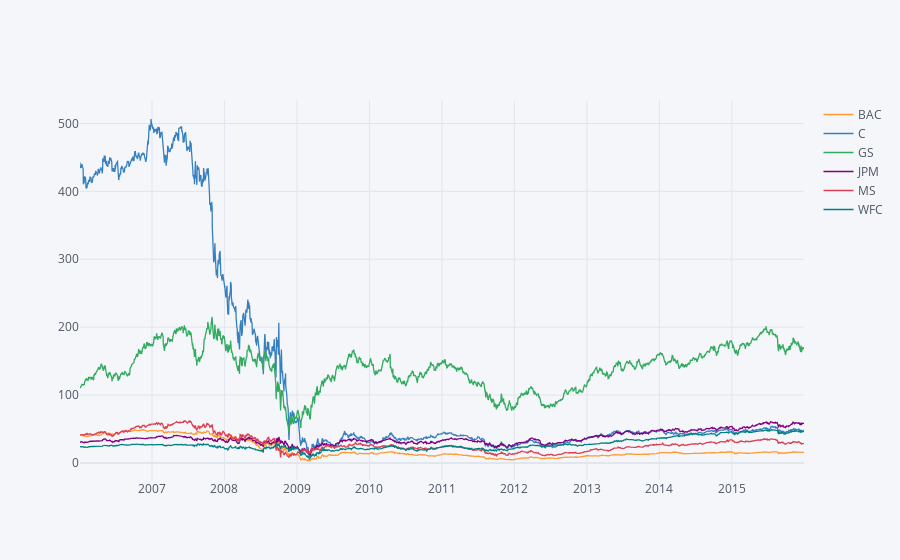

The notebook cell this image was saved under:
### Code cell
# interactive plot
bank_stocks.xs(key='Close',axis=1,level='Stock Info').iplot()

### Figure 1 — Plotly figure (JSON) as saved in the notebook; plotly's stock layout.template omitted (floating-point values rounded to 4 significant figures; data arrays with more than 128 entries replaced by an {"elided": "..."} marker saying what was removed)
{"data": [{"line": {"color": "rgba(255, 153, 51, 1.0)", "dash": "solid", "shape": "linear", "width": 1.3}, "mode": "lines", "name": "BAC", "text": "", "type": "scatter", "x": {"elided": "2517 str values"}, "y": {"elided": "2517 float values"}}, {"line": {"color": "rgba(55, 128, 191, 1.0)", "dash": "solid", "shape": "linear", "width": 1.3}, "mode": "lines", "name": "C", "text": "", "type": "scatter", "x": {"elided": "2517 str values"}, "y": {"elided": "2517 float values"}}, {"line": {"color": "rgba(50, 171, 96, 1.0)", "dash": "solid", "shape": "linear", "width": 1.3}, "mode": "lines", "name": "GS", "text": "", "type": "scatter", "x": {"elided": "2517 str values"}, "y": {"elided": "2517 float values"}}, {"line": {"color": "rgba(128, 0, 128, 1.0)", "dash": "solid", "shape": "linear", "width": 1.3}, "mode": "lines", "name": "JPM", "text": "", "type": "scatter", "x": {"elided": "2517 str values"}, "y": {"elided": "2517 float values"}}, {"line": {"color": "rgba(219, 64, 82, 1.0)", "dash": "solid", "shape": "linear", "width": 1.3}, "mode": "lines", "name": "MS", "text": "", "type": "scatter", "x": {"elided": "2517 str values"}, "y": {"elided": "2517 mixed values"}}, {"line": {"color": "rgba(0, 128, 128, 1.0)", "dash": "solid", "shape": "linear", "width": 1.3}, "mode": "lines", "name": "WFC", "text": "", "type": "scatter", "x": {"elided": "2517 str values"}, "y": {"elided": "2517 float values"}}], "layout": {"legend": {"bgcolor": "#F5F6F9", "font": {"color": "#4D5663"}}, "paper_bgcolor": "#F5F6F9", "plot_bgcolor": "#F5F6F9", "title": {"font": {"color": "#4D5663"}}, "xaxis": {"gridcolor": "#E1E5ED", "showgrid": true, "tickfont": {"color": "#4D5663"}, "title": {"font": {"color": "#4D5663"}, "text": ""}, "zerolinecolor": "#E1E5ED"}, "yaxis": {"gridcolor": "#E1E5ED", "showgrid": true, "tickfont": {"color": "#4D5663"}, "title": {"font": {"color": "#4D5663"}, "text": ""}, "zerolinecolor": "#E1E5ED"}}}
